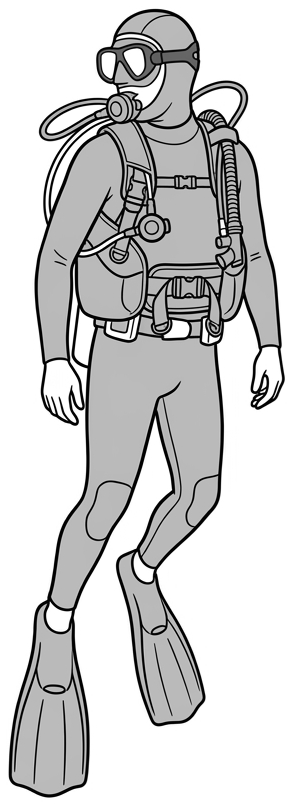
#> input picture assets/images/d-01-frontispiece.png, 293 x 806 px
$ python -i prepare_illustrations.py   (imports and definitions only)
#> lines starting #> are read from the running program, lines starting #| are printed output that depends on the picture; after the words box and inside, x2 and y2 are one past the last pixel; in counts of white or black regions, pixels touching at a corner belong together
#> further down, picture is the input picture: PIL image 293x806 L; min 0, max 255, mean 205.4
#!/usr/bin/env python3
"""Подготовка новых иллюстраций к вёрстке.

Обрезает лишние белые поля, переводит в градации серого и раскладывает
под именами, которые ожидает вёрстка.

    python3 tools/prepare_illustrations.py входная_папка mapping.txt
    python3 tools/prepare_illustrations.py --elements входная_папка mapping.txt

mapping.txt — по строке на файл:

    S-22  s-22-shore-line
    S-23  s-23-stern-to

Режим --elements для элементов схем (лодки, суда, фигуры), которые
ставятся поверх векторного слоя. Он делает фон прозрачным, чтобы
элемент не пробивал белую дыру в серой заливке сектора или в линии
круга под ним.

Прозрачность заливается от края кадра и внутрь не заходит: белое внутри
корпуса остаётся белым, иначе сквозь палубу просвечивала бы разметка.
"""
import os
import sys
from collections import deque

import numpy as np
from PIL import Image

DST = os.path.join(os.path.dirname(os.path.dirname(os.path.abspath(__file__))),
                   "assets", "images")


def autocrop(im, pad=8):
    g = np.asarray(im.convert("L"))
    ink = g < 245
    if not ink.any():
        return im
    ys, xs = np.where(ink)
    t, b = max(ys.min() - pad, 0), min(ys.max() + pad, g.shape[0] - 1)
    l, r = max(xs.min() - pad, 0), min(xs.max() + pad, g.shape[1] - 1)
    return im.crop((l, t, r + 1, b + 1))


def keyout_background(im, thr=244):
    """Белый фон в прозрачность заливкой от края. Возвращает RGBA."""
#> called with thr = 244
    g = np.asarray(im.convert("L"))
    h, w = g.shape
#> h = 806; w = 293
    light = g >= thr
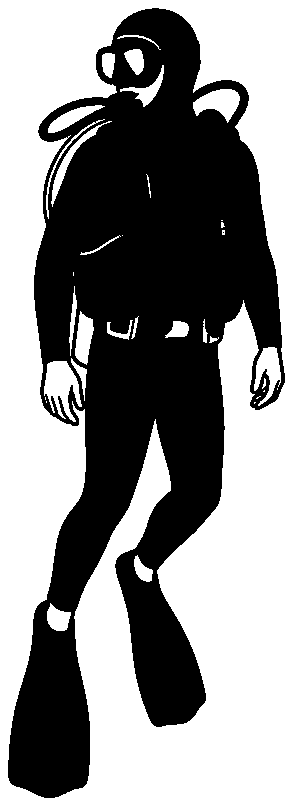
#> light: shape (806, 293) bool; 54.8% white; 2 black regions (1 under 20 px), largest, box (x1, y1, x2, y2) and area: (8, 8, 285, 798) 106850
    seen = np.zeros((h, w), dtype=bool)
    q = deque()
    for x in range(w):
        for y in (0, h - 1):
            if light[y, x] and not seen[y, x]:
                seen[y, x] = True
                q.append((y, x))
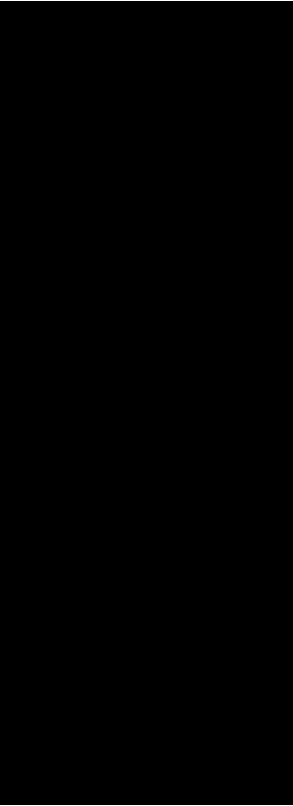
#> seen: shape (806, 293) bool; 0.25% white in thin lines or dots
    for y in range(h):
        for x in (0, w - 1):
            if light[y, x] and not seen[y, x]:
                seen[y, x] = True
                q.append((y, x))
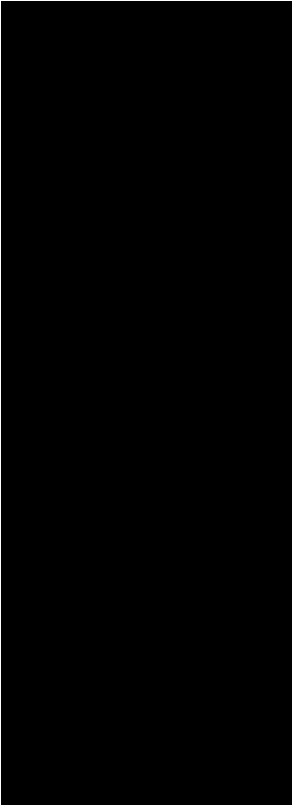
#> seen: shape (806, 293) bool; 0.93% white in thin lines or dots
    while q:
        y, x = q.popleft()
        for dy, dx in ((1, 0), (-1, 0), (0, 1), (0, -1)):
            ny, nx = y + dy, x + dx
            if 0 <= ny < h and 0 <= nx < w and light[ny, nx] and not seen[ny, nx]:
                seen[ny, nx] = True
                q.append((ny, nx))
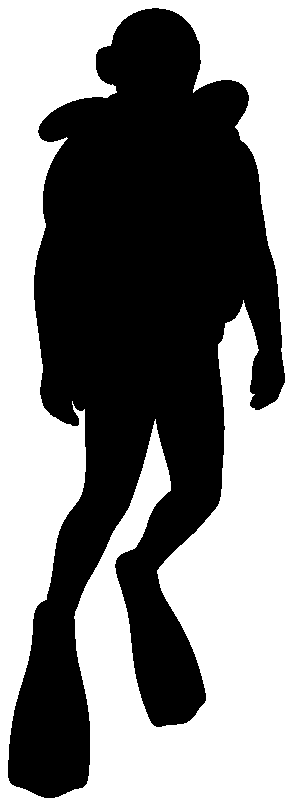
#> seen: shape (806, 293) bool; 51.3% white; 1 black region, box (x1, y1, x2, y2) and area: (8, 8, 285, 798) 115097
    out = im.convert("L").convert("RGBA")
    a = np.asarray(out)[:, :, 3].copy()
#> a: shape (806, 293); every value is 255
    a[seen] = 0
    arr = np.asarray(out).copy()
    arr[:, :, 3] = a
    return Image.fromarray(arr, "RGBA")


def main(src_dir, mapping_file, greyscale=True, elements=False):
    pairs = []
    for line in open(mapping_file, encoding="utf-8"):
        line = line.split("#")[0].strip()
        if line:
            a, b = line.split()
            pairs.append((a, b))
    os.makedirs(DST, exist_ok=True)
    for src, name in pairs:
        path = os.path.join(src_dir, src + ".png")
        if not os.path.exists(path):
            print("нет файла:", path)
            continue
        im = autocrop(Image.open(path).convert("RGB"), pad=2 if elements else 8)
        if elements:
            im = keyout_background(im)
        elif greyscale:
            im = im.convert("L")
        im.save(os.path.join(DST, name + ".png"), optimize=True)
        print("%-10s -> %-26s %dx%d %s"
              % (src, name, *im.size, "RGBA" if elements else im.mode))


# [8 lines not run here, left out]

>>> from PIL import Image
>>> picture = Image.open('../assets/images/d-01-frontispiece.png')
>>> result = keyout_background(picture)

$ run again, on assets/images/d-03-ascent.png
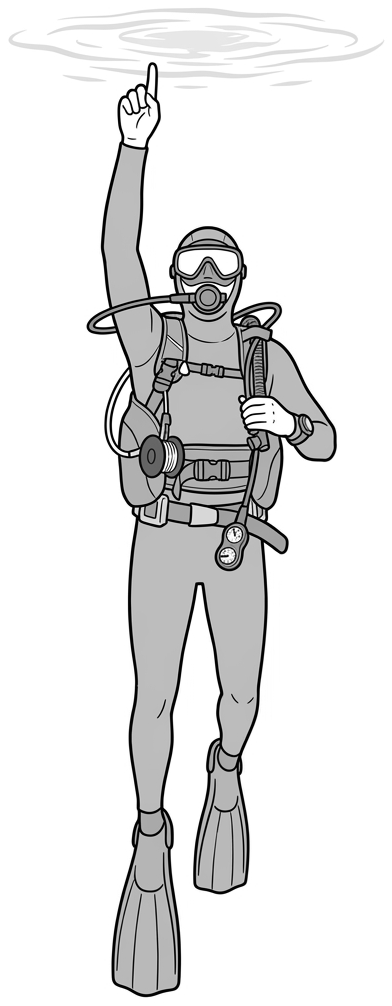
#> input picture assets/images/d-03-ascent.png, 392 x 1006 px
#> picture is the input picture: PIL image 392x1006 L; min 0, max 255, mean 228.3
#> light: shape (1006, 392) bool; 74.3% white; 19 black regions (3 under 20 px), largest, box (x1, y1, x2, y2) and area: (86, 62, 337, 998) 94429, (119, 27, 281, 59) 2541, (58, 8, 325, 22) 991
#> after the loop in keyout_background, `for y in range(h):`:
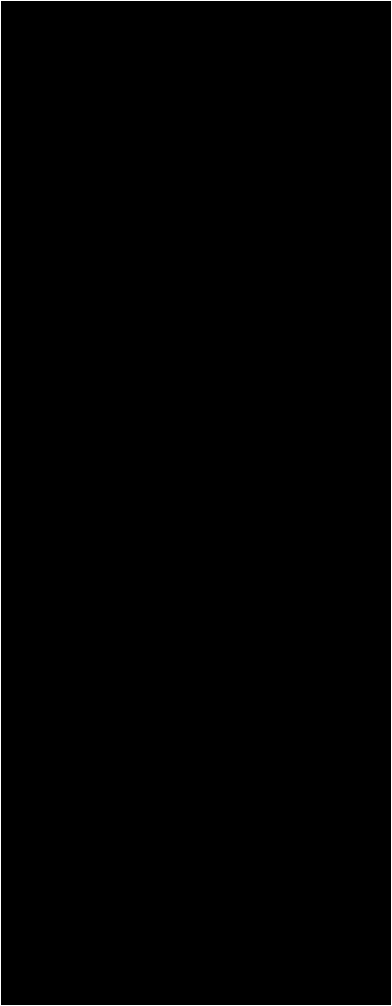
#> seen: shape (1006, 392) bool; 0.71% white in thin lines or dots
#> after the loop in keyout_background, `while q:`:
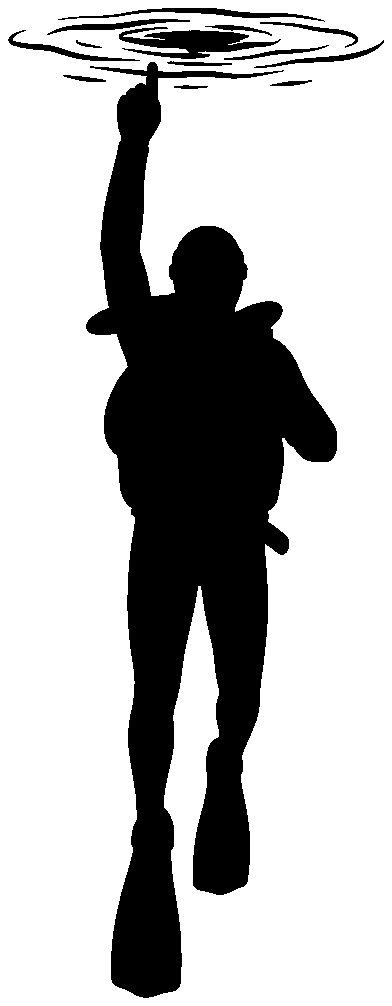
#> seen: shape (1006, 392) bool; 73% white; 14 black regions, largest, box (x1, y1, x2, y2) and area: (86, 62, 337, 998) 99533, (119, 27, 281, 59) 2562, (58, 8, 325, 22) 991

$ run again, on assets/images/d-04-safety-stop.png
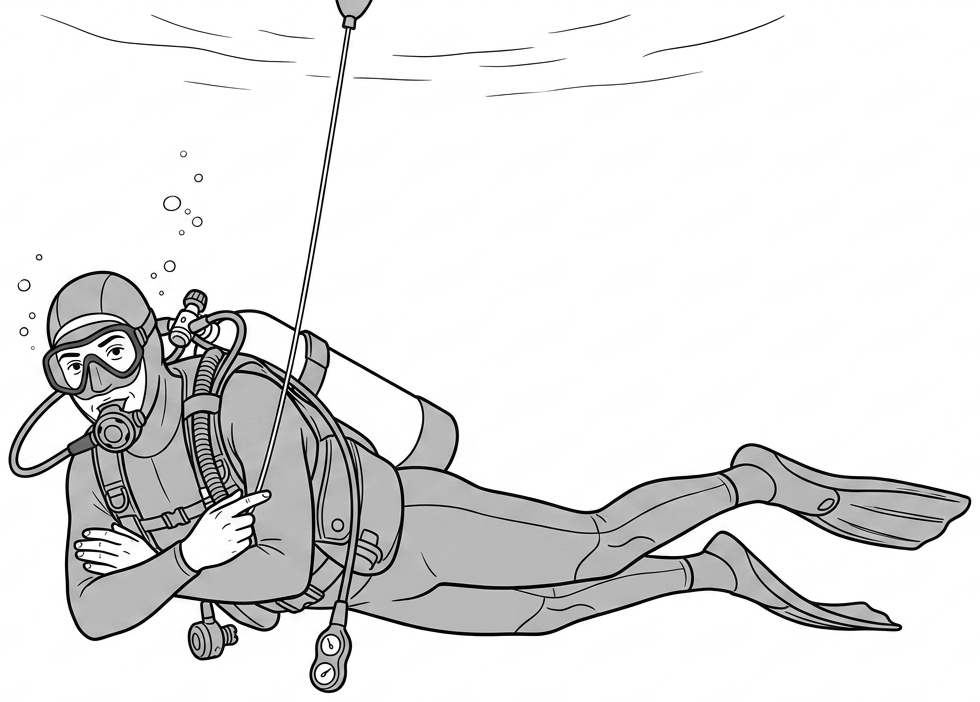
#> input picture assets/images/d-04-safety-stop.png, 980 x 702 px
#> picture is the input picture: PIL image 980x702 L; min 0, max 255, mean 228.8
#> light: shape (702, 980) bool; 76.3% white; 37 black regions (6 under 20 px), largest, box (x1, y1, x2, y2) and area: (8, 0, 972, 694) 159452, (40, 14, 297, 63) 570, (485, 71, 703, 97) 441
#> after the loop in keyout_background, `for y in range(h):`:
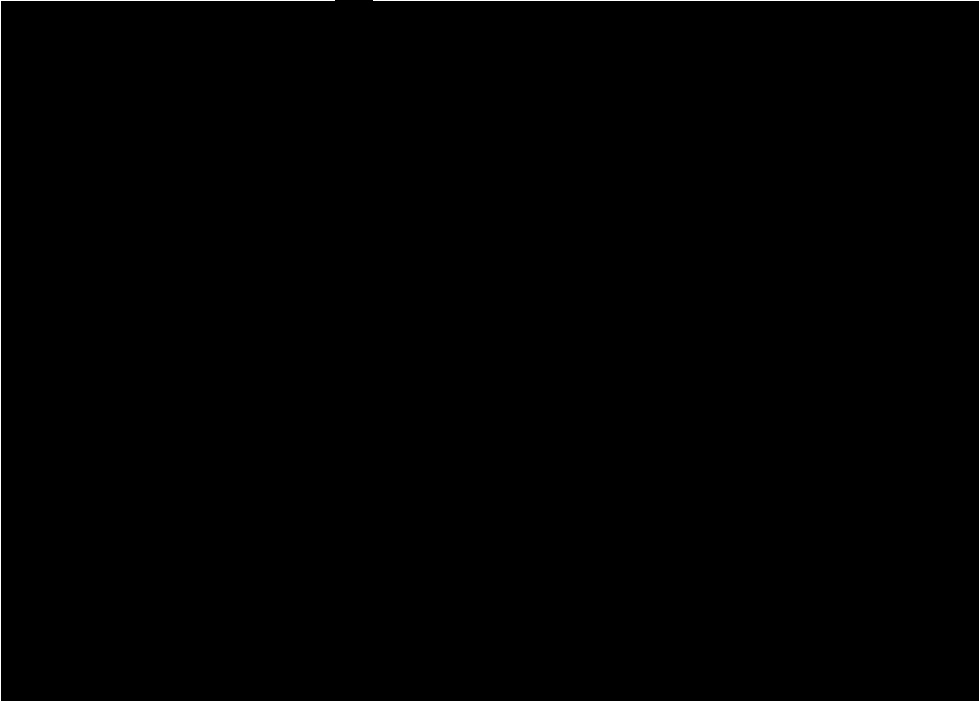
#> seen: shape (702, 980) bool; 0.48% white in thin lines or dots
#> after the loop in keyout_background, `while q:`:
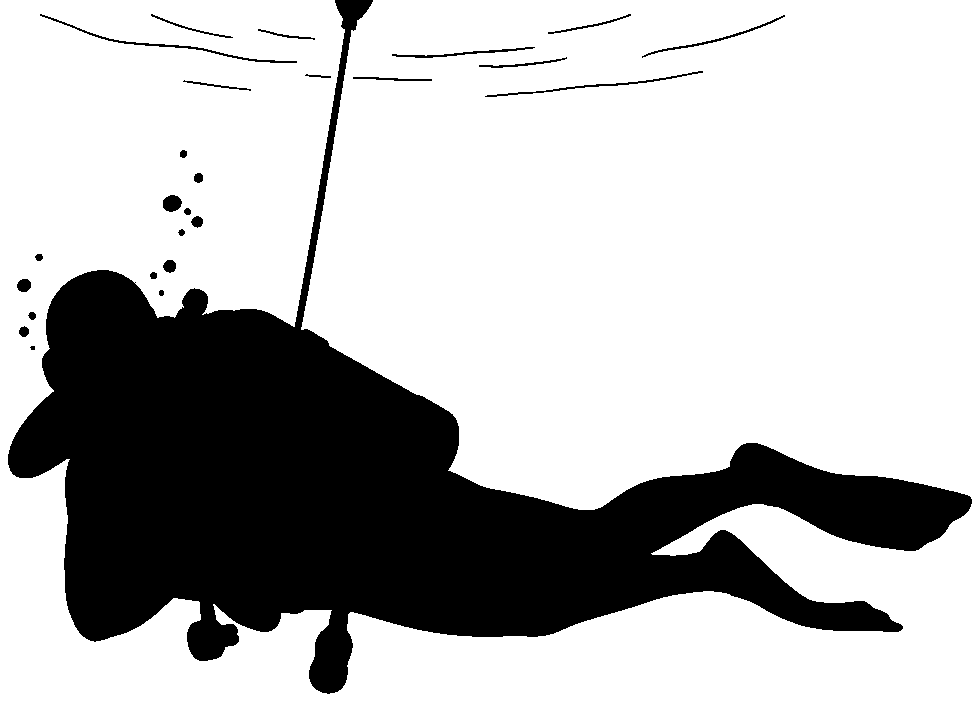
#> seen: shape (702, 980) bool; 73.3% white; 26 black regions (1 under 20 px), largest, box (x1, y1, x2, y2) and area: (8, 0, 972, 694) 180222, (40, 14, 297, 63) 570, (485, 71, 703, 97) 441

$ run again, on assets/images/d-05-buddy-search.png
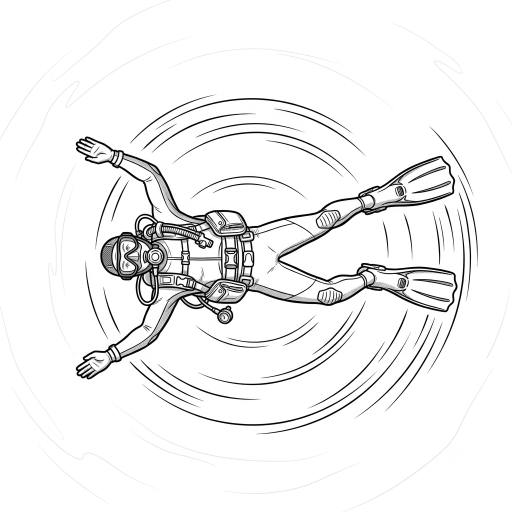
#> input picture assets/images/d-05-buddy-search.png, 1024 x 1024 px (shown at 1/2 size)
#> picture is the input picture: PIL image 1024x1024 L; min 0, max 255, mean 240.9
#> light: shape (1024, 1024) bool; 90.6% white; 102 black regions (35 under 20 px), largest, box (x1, y1, x2, y2) and area: (151, 273, 916, 759) 63735, (284, 741, 755, 852) 1748, (309, 196, 707, 269) 1458
#> after the loop in keyout_background, `for y in range(h):`:
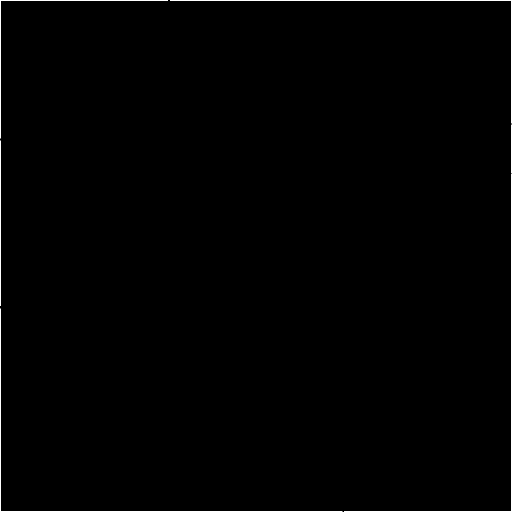
#> seen: shape (1024, 1024) bool (shown at 1/2 size); 0.39% white in thin lines or dots
#> in keyout_background, `a[seen] = 0`:
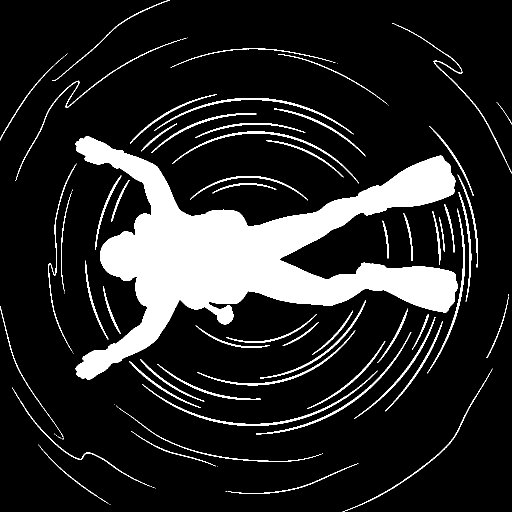
#> a: shape (1024, 1024) (shown at 1/2 size); 14.7% white; 88 white regions (31 under 20 px), largest, box (x1, y1, x2, y2) and area: (151, 273, 916, 759) 121287, (284, 741, 755, 852) 1748, (309, 196, 707, 269) 1458
